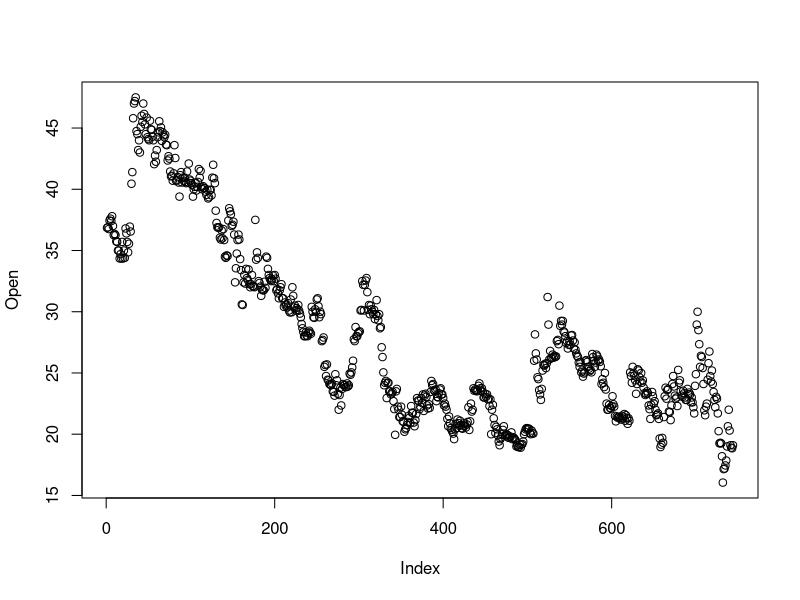
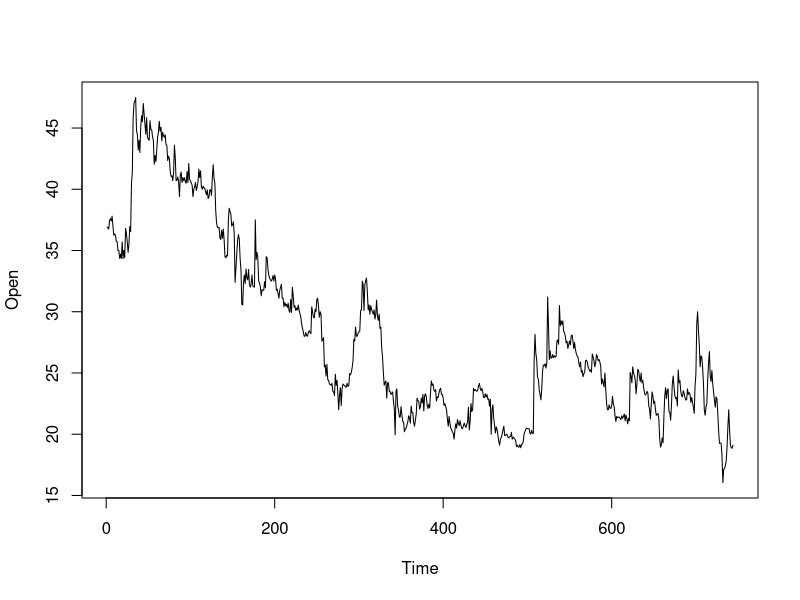
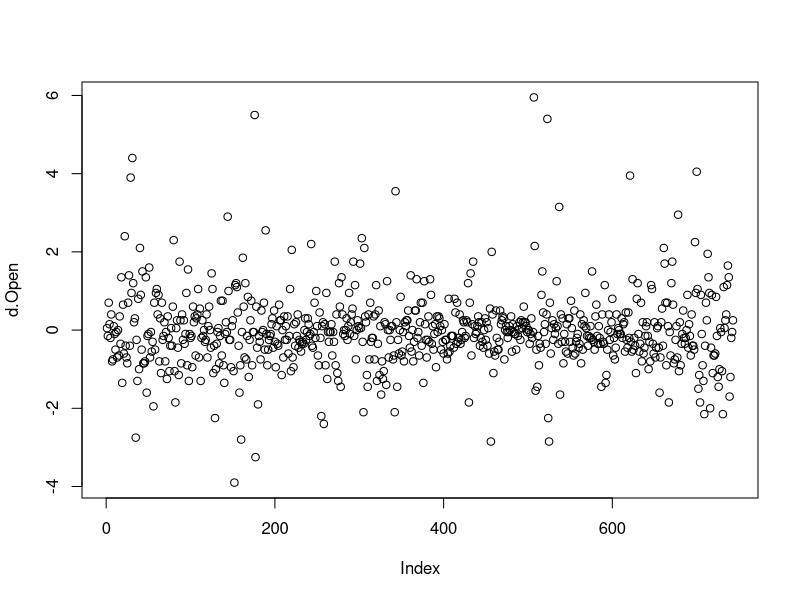
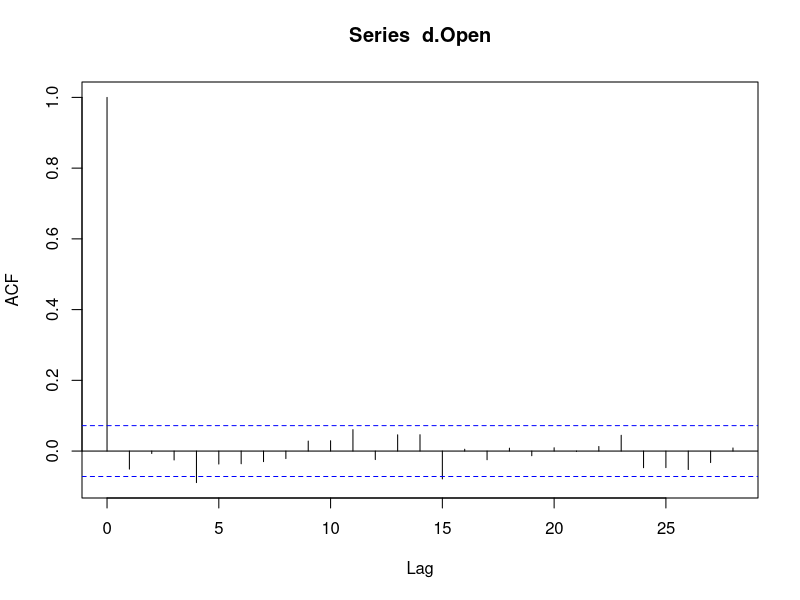
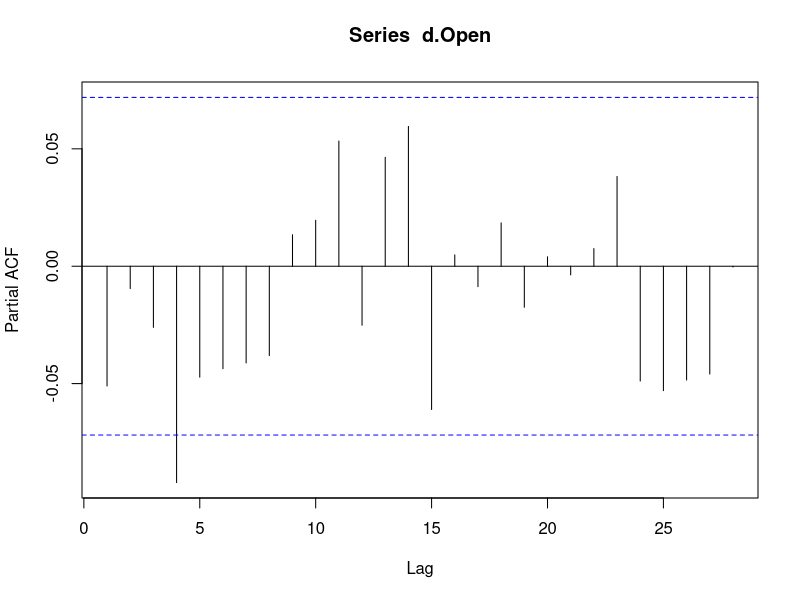
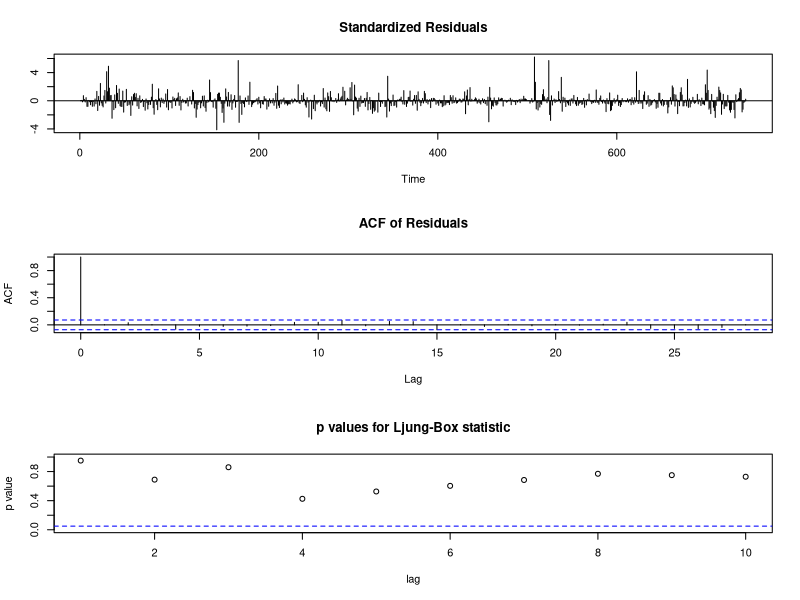

Write the R code that produced these figures, in order.
#https://www.r-bloggers.com/time-series-analysis-in-r-part-1-the-time-series-object/
#https://www.r-bloggers.com/time-series-analysis-in-r-part-2-time-series-transformations/

#time series analysis and forecasting
#Load Data
setwd("C:/Users/abhishek.b.jaiswal/Desktop/DataScience/Kaggle_github/RuchiSoya_TimeSeries")
rsstock=read.csv("NSE-RUCHISOYA.csv")
rsstock=rsstock[rev(rownames(rsstock)),]

#tseries=ts(t, start = c(2000, 1), frequency = 1)
#print(tseries)

#Check the data.
head(rsstock)
str(rsstock)
names(rsstock)
summary(rsstock)

#Load Packages.
library(tseries)
library(forecast)
library(ggplot2)
attach(rsstock)
rsstock$High=NULL
rsstock$Low=NULL
rsstock$Last=NULL
rsstock$Close=NULL
rsstock$Total.Trade.Quantity=NULL
rsstock$Turnover..Lacs.=NULL

#Data Exploration
plot(Open)         #Non stationary data
plot.ts(Open)

#Step 1: Model Identification.
#Stationary Check-Dicky-Fuller Test
adf.test(Open,alternative ="stationary")

#p-value = 0.5026
#P Value > 0.05 Hence the data is non-stationary
d.Open=diff(Open)
d.Open
summary(Open)
summary(d.Open)
plot(d.Open)
adf.test(d.Open,alternative ="stationary")

#p-value = 0.01
#P Value < 0.05 Hence the data is stationary now.


acf(d.Open)      #AR(0)
pacf(d.Open)     #MA(1)
 

#Step 2: Model Estimation.
#Manual
arima(d.Open, order=c(0,0,1)) #or arima(Open, order=c(0,1,1)) #aic = 2054.96
arima(d.Open, order=c(1,0,1)) #or arima(Open, order=c(1,1,1)) #aic = 2051.75
arima(d.Open, order=c(2,0,1)) #or arima(Open, order=c(2,1,1)) #aic = 2053.73
#Auto ARMA FUNCTION, FOR GRNERATING BEST FIT MODEL.
auto.arima(Open)  #ARIMA(1,1,1) #AIC=2050.61

#Step 3: Diagnosis.
arima.final=arima(Open, order=c(1,1,1))
#Choose the one that has least AIC and significant co-efficients
tsdiag(arima.final)

#Forecasting using final model
arima.final=arima(Open, order=c(1,1,1))
predicted=predict(arima.final,n.ahead=5)
predicted
